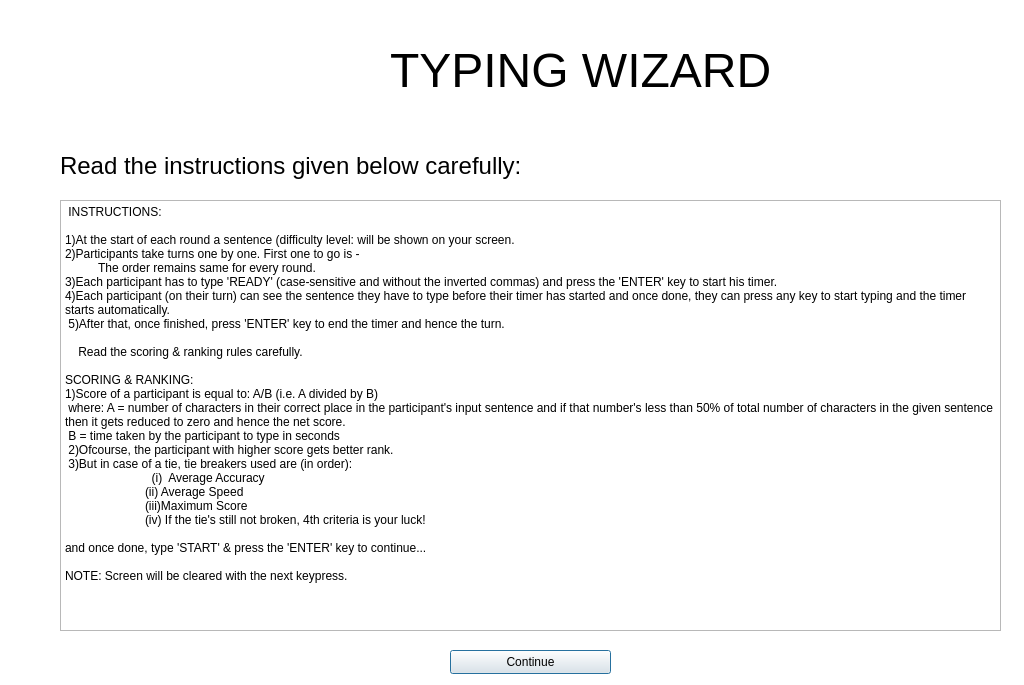
<?xml version="1.0" encoding="UTF-8"?>
<ui version="4.0">
 <class>instructions</class>
 <widget class="QDialog" name="instructions">
  <property name="geometry">
   <rect>
    <x>0</x>
    <y>0</y>
    <width>1024</width>
    <height>685</height>
   </rect>
  </property>
  <property name="windowTitle">
   <string>Dialog</string>
  </property>
  <widget class="QGraphicsView" name="graphicsView">
   <property name="geometry">
    <rect>
     <x>-310</x>
     <y>-100</y>
     <width>1361</width>
     <height>931</height>
    </rect>
   </property>
   <property name="font">
    <font>
     <pointsize>8</pointsize>
    </font>
   </property>
   <property name="mouseTracking">
    <bool>false</bool>
   </property>
   <property name="autoFillBackground">
    <bool>true</bool>
   </property>
  </widget>
  <widget class="QLabel" name="label">
   <property name="geometry">
    <rect>
     <x>390</x>
     <y>0</y>
     <width>521</width>
     <height>141</height>
    </rect>
   </property>
   <property name="font">
    <font>
     <pointsize>36</pointsize>
    </font>
   </property>
   <property name="text">
    <string>TYPING WIZARD</string>
   </property>
  </widget>
  <widget class="QLabel" name="label_2">
   <property name="geometry">
    <rect>
     <x>60</x>
     <y>140</y>
     <width>571</width>
     <height>51</height>
    </rect>
   </property>
   <property name="font">
    <font>
     <pointsize>18</pointsize>
    </font>
   </property>
   <property name="text">
    <string>Read the instructions given below carefully:</string>
   </property>
  </widget>
  <widget class="QPushButton" name="continue_instruction">
   <property name="geometry">
    <rect>
     <x>450</x>
     <y>650</y>
     <width>161</width>
     <height>24</height>
    </rect>
   </property>
   <property name="text">
    <string>Continue</string>
   </property>
  </widget>
  <widget class="QTextBrowser" name="textBrowser">
   <property name="geometry">
    <rect>
     <x>60</x>
     <y>200</y>
     <width>941</width>
     <height>431</height>
    </rect>
   </property>
   <property name="html">
    <string>&lt;!DOCTYPE HTML PUBLIC &quot;-//W3C//DTD HTML 4.0//EN&quot; &quot;http://www.w3.org/TR/REC-html40/strict.dtd&quot;&gt;
&lt;html&gt;&lt;head&gt;&lt;meta name=&quot;qrichtext&quot; content=&quot;1&quot; /&gt;&lt;meta charset=&quot;utf-8&quot; /&gt;&lt;style type=&quot;text/css&quot;&gt;
p, li { white-space: pre-wrap; }
hr { height: 1px; border-width: 0; }
li.unchecked::marker { content: &quot;\2610&quot;; }
li.checked::marker { content: &quot;\2612&quot;; }
&lt;/style&gt;&lt;/head&gt;&lt;body style=&quot; font-family:'Segoe UI'; font-size:9pt; font-weight:400; font-style:normal;&quot;&gt;
&lt;p style=&quot; margin-top:0px; margin-bottom:0px; margin-left:0px; margin-right:0px; -qt-block-indent:0; text-indent:0px;&quot;&gt; INSTRUCTIONS:&lt;/p&gt;
&lt;p style=&quot;-qt-paragraph-type:empty; margin-top:0px; margin-bottom:0px; margin-left:0px; margin-right:0px; -qt-block-indent:0; text-indent:0px;&quot;&gt;&lt;br /&gt;&lt;/p&gt;
&lt;p style=&quot; margin-top:0px; margin-bottom:0px; margin-left:0px; margin-right:0px; -qt-block-indent:0; text-indent:0px;&quot;&gt;1)At the start of each round a sentence (difficulty level: will be shown on your screen.&lt;/p&gt;
&lt;p style=&quot; margin-top:0px; margin-bottom:0px; margin-left:0px; margin-right:0px; -qt-block-indent:0; text-indent:0px;&quot;&gt;2)Participants take turns one by one. First one to go is -&lt;/p&gt;
&lt;p style=&quot; margin-top:0px; margin-bottom:0px; margin-left:0px; margin-right:0px; -qt-block-indent:0; text-indent:0px;&quot;&gt;          The order remains same for every round.&lt;/p&gt;
&lt;p style=&quot; margin-top:0px; margin-bottom:0px; margin-left:0px; margin-right:0px; -qt-block-indent:0; text-indent:0px;&quot;&gt;3)Each participant has to type 'READY' (case-sensitive and without the inverted commas) and press the 'ENTER' key to start his timer.&lt;/p&gt;
&lt;p style=&quot; margin-top:0px; margin-bottom:0px; margin-left:0px; margin-right:0px; -qt-block-indent:0; text-indent:0px;&quot;&gt;4)Each participant (on their turn) can see the sentence they have to type before their timer has started and once done, they can press any key to start typing and the timer starts automatically.&lt;/p&gt;
&lt;p style=&quot; margin-top:0px; margin-bottom:0px; margin-left:0px; margin-right:0px; -qt-block-indent:0; text-indent:0px;&quot;&gt; 5)After that, once finished, press 'ENTER' key to end the timer and hence the turn.&lt;/p&gt;
&lt;p style=&quot; margin-top:0px; margin-bottom:0px; margin-left:0px; margin-right:0px; -qt-block-indent:0; text-indent:0px;&quot;&gt;         &lt;/p&gt;
&lt;p style=&quot; margin-top:0px; margin-bottom:0px; margin-left:0px; margin-right:0px; -qt-block-indent:0; text-indent:0px;&quot;&gt;    Read the scoring &amp;amp; ranking rules carefully.       &lt;/p&gt;
&lt;p style=&quot;-qt-paragraph-type:empty; margin-top:0px; margin-bottom:0px; margin-left:0px; margin-right:0px; -qt-block-indent:0; text-indent:0px;&quot;&gt;&lt;br /&gt;&lt;/p&gt;
&lt;p style=&quot; margin-top:0px; margin-bottom:0px; margin-left:0px; margin-right:0px; -qt-block-indent:0; text-indent:0px;&quot;&gt;SCORING &amp;amp; RANKING: &lt;/p&gt;
&lt;p style=&quot; margin-top:0px; margin-bottom:0px; margin-left:0px; margin-right:0px; -qt-block-indent:0; text-indent:0px;&quot;&gt;1)Score of a participant is equal to: A/B (i.e. A divided by B)             &lt;/p&gt;
&lt;p style=&quot; margin-top:0px; margin-bottom:0px; margin-left:0px; margin-right:0px; -qt-block-indent:0; text-indent:0px;&quot;&gt; where: A = number of characters in their correct place in the participant's input sentence and if that number's less than 50% of total number of characters in the given sentence then it gets reduced to zero and hence the net score.&lt;/p&gt;
&lt;p style=&quot; margin-top:0px; margin-bottom:0px; margin-left:0px; margin-right:0px; -qt-block-indent:0; text-indent:0px;&quot;&gt; B = time taken by the participant to type in seconds &lt;/p&gt;
&lt;p style=&quot; margin-top:0px; margin-bottom:0px; margin-left:0px; margin-right:0px; -qt-block-indent:0; text-indent:0px;&quot;&gt; 2)Ofcourse, the participant with higher score gets better rank.&lt;/p&gt;
&lt;p style=&quot; margin-top:0px; margin-bottom:0px; margin-left:0px; margin-right:0px; -qt-block-indent:0; text-indent:0px;&quot;&gt; 3)But in case of a tie, tie breakers used are (in order):&lt;/p&gt;
&lt;p style=&quot; margin-top:0px; margin-bottom:0px; margin-left:0px; margin-right:0px; -qt-block-indent:0; text-indent:0px;&quot;&gt;	  (i)  Average Accuracy&lt;/p&gt;
&lt;p style=&quot; margin-top:0px; margin-bottom:0px; margin-left:0px; margin-right:0px; -qt-block-indent:0; text-indent:0px;&quot;&gt;  	(ii) Average Speed&lt;/p&gt;
&lt;p style=&quot; margin-top:0px; margin-bottom:0px; margin-left:0px; margin-right:0px; -qt-block-indent:0; text-indent:0px;&quot;&gt;  	(iii)Maximum Score&lt;/p&gt;
&lt;p style=&quot; margin-top:0px; margin-bottom:0px; margin-left:0px; margin-right:0px; -qt-block-indent:0; text-indent:0px;&quot;&gt;  	(iv) If the tie's still not broken, 4th criteria is your luck!&lt;/p&gt;
&lt;p style=&quot; margin-top:0px; margin-bottom:0px; margin-left:0px; margin-right:0px; -qt-block-indent:0; text-indent:0px;&quot;&gt;  &lt;/p&gt;
&lt;p style=&quot; margin-top:0px; margin-bottom:0px; margin-left:0px; margin-right:0px; -qt-block-indent:0; text-indent:0px;&quot;&gt;and once done, type 'START' &amp;amp; press the 'ENTER' key to continue...&lt;/p&gt;
&lt;p style=&quot;-qt-paragraph-type:empty; margin-top:0px; margin-bottom:0px; margin-left:0px; margin-right:0px; -qt-block-indent:0; text-indent:0px;&quot;&gt;&lt;br /&gt;&lt;/p&gt;
&lt;p style=&quot; margin-top:0px; margin-bottom:0px; margin-left:0px; margin-right:0px; -qt-block-indent:0; text-indent:0px;&quot;&gt;NOTE: Screen will be cleared with the next keypress.       &lt;/p&gt;&lt;/body&gt;&lt;/html&gt;</string>
   </property>
  </widget>
 </widget>
 <resources/>
 <connections/>
</ui>
